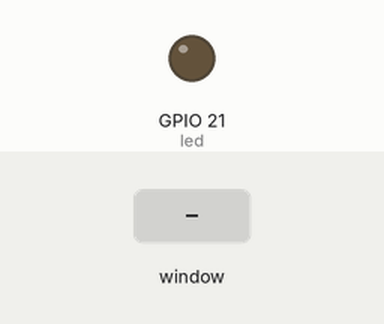
Recording of a program running on a simulated Raspberry Pi (BCM pin numbers). Shown: output pins drawn as LEDs (lit = HIGH). Inputs (shaded band) come from the test bench. The desktop window is not drawn, its controls go by their first labels and the mouse button is held 0.15 s.

Above: at 1.2 s.
1.3 s: control labelled "led_togle" in the window clicked
At 2.5 s:
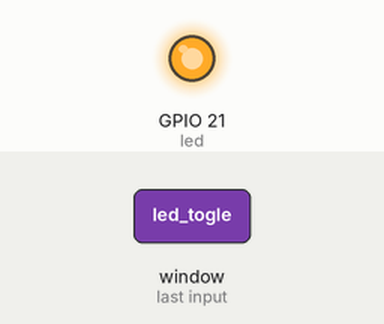
Timing chart, 0 to 4.3 s (numbered marks = the images above; inputs shaded):
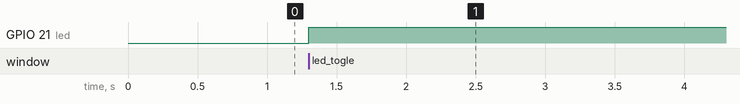

The program:

gpio.py
```python
import tkinter as gui
import time
import RPi.GPIO as GPIO
import threading
led = 21
GPIO.setwarnings(False)
GPIO.setmode(GPIO.BCM)
GPIO.setup(led,GPIO.OUT)

x=0
def led_toogel():
    global x
    x^=1
    GPIO.output(led,x)

main_win=gui.Tk()
main_win.title(" togel led ")

main_win.geometry("400x200+500+300")
main_win.configure(background="black")
button=gui.Button(main_win,text="led_togle",command=led_toogel,bg="red")
button.place(x=50,y=50)
main_win.mainloop()
```

Measured:
- after the input at 1.3 s, GPIO 21 (led): LOW → HIGH at once
